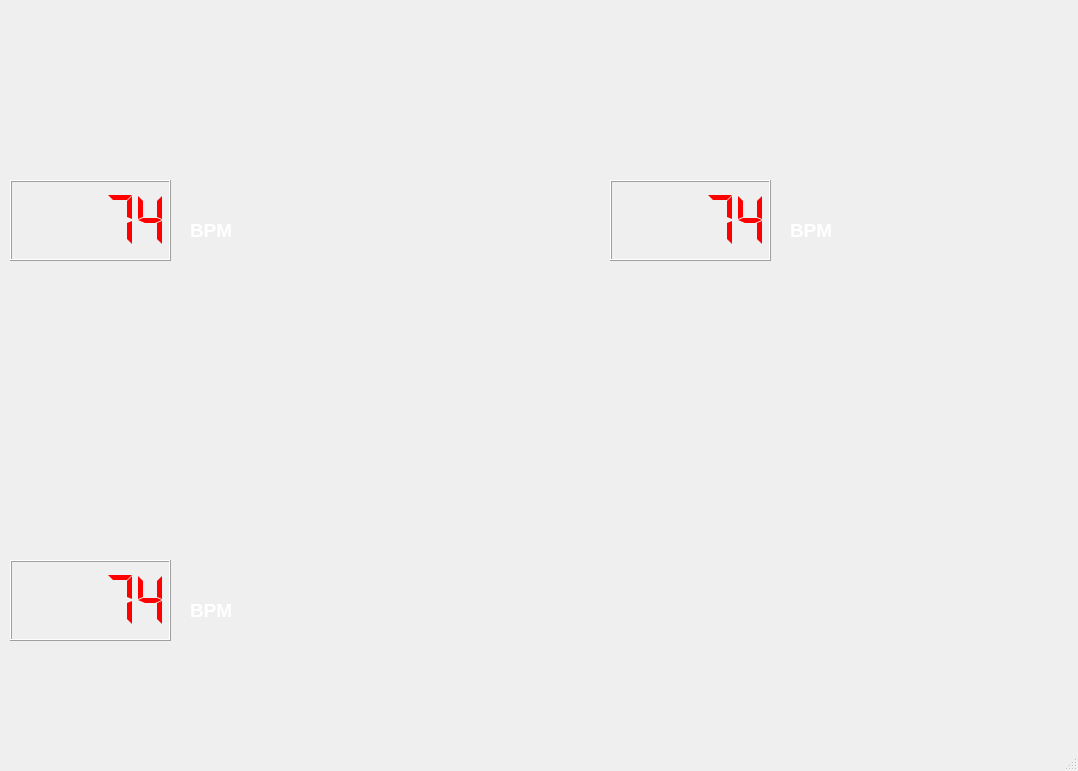
<?xml version="1.0" encoding="UTF-8"?>
<ui version="4.0">
 <class>MainWindow</class>
 <widget class="QMainWindow" name="MainWindow">
  <property name="geometry">
   <rect>
    <x>0</x>
    <y>0</y>
    <width>1078</width>
    <height>771</height>
   </rect>
  </property>
  <property name="minimumSize">
   <size>
    <width>1078</width>
    <height>771</height>
   </size>
  </property>
  <property name="maximumSize">
   <size>
    <width>1078</width>
    <height>771</height>
   </size>
  </property>
  <property name="windowTitle">
   <string>Central ICU Monitor</string>
  </property>
  <property name="windowIcon">
   <iconset>
    <normaloff>Assets/monitor.png</normaloff>Assets/monitor.png</iconset>
  </property>
  <property name="styleSheet">
   <string notr="true">background-image: url(:/Res/img3.jpg);
color : white;</string>
  </property>
  <widget class="QWidget" name="centralwidget">
   <widget class="QLCDNumber" name="Patient1_Heartrate">
    <property name="geometry">
     <rect>
      <x>10</x>
      <y>180</y>
      <width>161</width>
      <height>81</height>
     </rect>
    </property>
    <property name="styleSheet">
     <string notr="true">color : red;</string>
    </property>
    <property name="segmentStyle">
     <enum>QLCDNumber::Flat</enum>
    </property>
    <property name="value" stdset="0">
     <double>74.000000000000000</double>
    </property>
    <property name="intValue" stdset="0">
     <number>74</number>
    </property>
   </widget>
   <widget class="QLabel" name="label">
    <property name="geometry">
     <rect>
      <x>20</x>
      <y>40</y>
      <width>111</width>
      <height>121</height>
     </rect>
    </property>
    <property name="text">
     <string/>
    </property>
    <property name="pixmap">
     <pixmap>Assets/patient.png</pixmap>
    </property>
    <property name="scaledContents">
     <bool>true</bool>
    </property>
   </widget>
   <widget class="QLabel" name="label_4">
    <property name="geometry">
     <rect>
      <x>480</x>
      <y>330</y>
      <width>81</width>
      <height>91</height>
     </rect>
    </property>
    <property name="text">
     <string/>
    </property>
    <property name="pixmap">
     <pixmap>Assets/heart.png</pixmap>
    </property>
    <property name="scaledContents">
     <bool>true</bool>
    </property>
   </widget>
   <widget class="QLabel" name="label_2">
    <property name="geometry">
     <rect>
      <x>620</x>
      <y>40</y>
      <width>111</width>
      <height>121</height>
     </rect>
    </property>
    <property name="text">
     <string/>
    </property>
    <property name="pixmap">
     <pixmap>Assets/patient.png</pixmap>
    </property>
    <property name="scaledContents">
     <bool>true</bool>
    </property>
   </widget>
   <widget class="QLabel" name="label_3">
    <property name="geometry">
     <rect>
      <x>20</x>
      <y>420</y>
      <width>111</width>
      <height>121</height>
     </rect>
    </property>
    <property name="text">
     <string/>
    </property>
    <property name="pixmap">
     <pixmap>Assets/patient.png</pixmap>
    </property>
    <property name="scaledContents">
     <bool>true</bool>
    </property>
   </widget>
   <widget class="QLabel" name="patient1_status_label">
    <property name="geometry">
     <rect>
      <x>360</x>
      <y>180</y>
      <width>81</width>
      <height>81</height>
     </rect>
    </property>
    <property name="text">
     <string/>
    </property>
    <property name="pixmap">
     <pixmap>Assets/checked.png</pixmap>
    </property>
    <property name="scaledContents">
     <bool>true</bool>
    </property>
   </widget>
   <widget class="QLabel" name="patient2_status_label">
    <property name="geometry">
     <rect>
      <x>950</x>
      <y>180</y>
      <width>81</width>
      <height>81</height>
     </rect>
    </property>
    <property name="text">
     <string/>
    </property>
    <property name="pixmap">
     <pixmap>Assets/checked.png</pixmap>
    </property>
    <property name="scaledContents">
     <bool>true</bool>
    </property>
   </widget>
   <widget class="QLabel" name="patient3_status_label">
    <property name="geometry">
     <rect>
      <x>360</x>
      <y>560</y>
      <width>81</width>
      <height>81</height>
     </rect>
    </property>
    <property name="text">
     <string/>
    </property>
    <property name="pixmap">
     <pixmap>Assets/checked.png</pixmap>
    </property>
    <property name="scaledContents">
     <bool>true</bool>
    </property>
   </widget>
   <widget class="QLabel" name="label_8">
    <property name="geometry">
     <rect>
      <x>190</x>
      <y>210</y>
      <width>71</width>
      <height>41</height>
     </rect>
    </property>
    <property name="font">
     <font>
      <pointsize>14</pointsize>
      <weight>75</weight>
      <bold>true</bold>
     </font>
    </property>
    <property name="text">
     <string>BPM</string>
    </property>
   </widget>
   <widget class="QLCDNumber" name="Patient2_Heartrate">
    <property name="geometry">
     <rect>
      <x>610</x>
      <y>180</y>
      <width>161</width>
      <height>81</height>
     </rect>
    </property>
    <property name="styleSheet">
     <string notr="true">color : red;</string>
    </property>
    <property name="segmentStyle">
     <enum>QLCDNumber::Flat</enum>
    </property>
    <property name="value" stdset="0">
     <double>74.000000000000000</double>
    </property>
    <property name="intValue" stdset="0">
     <number>74</number>
    </property>
   </widget>
   <widget class="QLCDNumber" name="Patient3_Heartrate">
    <property name="geometry">
     <rect>
      <x>10</x>
      <y>560</y>
      <width>161</width>
      <height>81</height>
     </rect>
    </property>
    <property name="styleSheet">
     <string notr="true">color : red;</string>
    </property>
    <property name="segmentStyle">
     <enum>QLCDNumber::Flat</enum>
    </property>
    <property name="value" stdset="0">
     <double>74.000000000000000</double>
    </property>
    <property name="intValue" stdset="0">
     <number>74</number>
    </property>
   </widget>
   <widget class="QLabel" name="label_9">
    <property name="geometry">
     <rect>
      <x>190</x>
      <y>590</y>
      <width>71</width>
      <height>41</height>
     </rect>
    </property>
    <property name="font">
     <font>
      <pointsize>14</pointsize>
      <weight>75</weight>
      <bold>true</bold>
     </font>
    </property>
    <property name="text">
     <string>BPM</string>
    </property>
   </widget>
   <widget class="QLabel" name="label_10">
    <property name="geometry">
     <rect>
      <x>790</x>
      <y>210</y>
      <width>71</width>
      <height>41</height>
     </rect>
    </property>
    <property name="font">
     <font>
      <pointsize>14</pointsize>
      <weight>75</weight>
      <bold>true</bold>
     </font>
    </property>
    <property name="text">
     <string>BPM</string>
    </property>
   </widget>
  </widget>
  <widget class="QMenuBar" name="menubar">
   <property name="geometry">
    <rect>
     <x>0</x>
     <y>0</y>
     <width>1078</width>
     <height>26</height>
    </rect>
   </property>
  </widget>
  <widget class="QStatusBar" name="statusbar"/>
 </widget>
 <resources>
  <include location="Assets/Resources.qrc"/>
 </resources>
 <connections/>
</ui>
